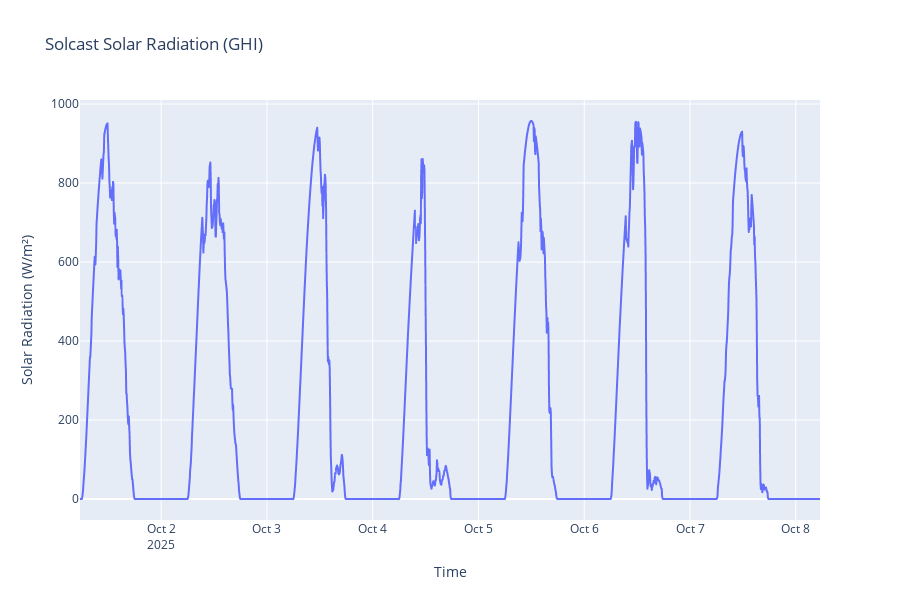
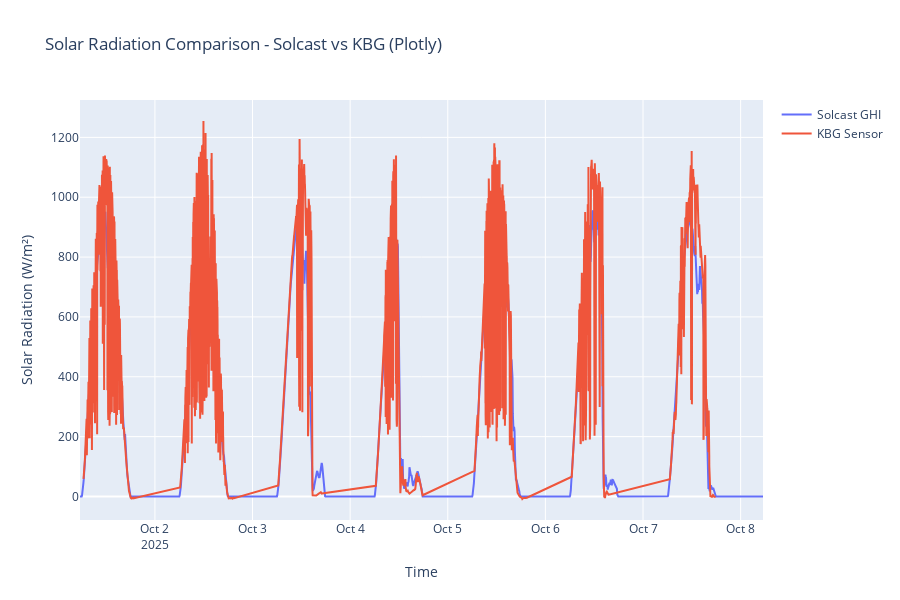

Write notebook code for charts like these, in order.
### Code cell
import plotly.graph_objects as go
import plotly.express as px

# Plotly interactive visualization
fig = px.line(df_solcast, x='period_end', y='ghi', title='Solcast Solar Radiation (GHI)')
fig.update_layout(
    xaxis_title='Time',
    yaxis_title='Solar Radiation (W/m²)',
    hovermode='x unified',
    height=600
)
fig.show()

# Compare both datasets with Plotly
fig_compare = go.Figure()
fig_compare.add_trace(go.Scatter(x=df_solcast['period_end'], y=df_solcast['ghi'], 
                                  name='Solcast GHI', mode='lines'))
fig_compare.add_trace(go.Scatter(x=df_kbg['Timestamp'], y=df_kbg['Solar radiation'], 
                                  name='KBG Sensor', mode='lines'))
fig_compare.update_layout(
    title='Solar Radiation Comparison - Solcast vs KBG (Plotly)',
    xaxis_title='Time',
    yaxis_title='Solar Radiation (W/m²)',
    hovermode='x unified',
    height=600
)
fig_compare.show()

### Figure 1 — Plotly figure (JSON) as saved in the notebook; plotly's stock layout.template omitted (floating-point values rounded to 4 significant figures; data arrays with more than 128 entries replaced by an {"elided": "..."} marker saying what was removed)
{"data": [{"hovertemplate": "period_end=%{x}<br>ghi=%{y}<extra></extra>", "legendgroup": "", "line": {"color": "#636efa", "dash": "solid"}, "marker": {"symbol": "circle"}, "mode": "lines", "name": "", "showlegend": false, "type": "scattergl", "x": {"elided": "2016 str values"}, "xaxis": "x", "y": {"elided": "2016 int values"}, "yaxis": "y"}], "layout": {"height": 600, "hovermode": "x unified", "legend": {"tracegroupgap": 0}, "title": {"text": "Solcast Solar Radiation (GHI)"}, "xaxis": {"anchor": "y", "domain": [0, 1], "title": {"text": "Time"}}, "yaxis": {"anchor": "x", "domain": [0, 1], "title": {"text": "Solar Radiation (W/m²)"}}}}

### Figure 2 — Plotly figure (JSON) as saved in the notebook; plotly's stock layout.template omitted (floating-point values rounded to 4 significant figures; data arrays with more than 128 entries replaced by an {"elided": "..."} marker saying what was removed)
{"data": [{"mode": "lines", "name": "Solcast GHI", "type": "scatter", "x": {"elided": "2016 str values"}, "y": {"elided": "2016 int values"}}, {"mode": "lines", "name": "KBG Sensor", "type": "scatter", "x": {"elided": "3419 str values"}, "y": {"elided": "3419 float values"}}], "layout": {"height": 600, "hovermode": "x unified", "title": {"text": "Solar Radiation Comparison - Solcast vs KBG (Plotly)"}, "xaxis": {"title": {"text": "Time"}}, "yaxis": {"title": {"text": "Solar Radiation (W/m²)"}}}}
